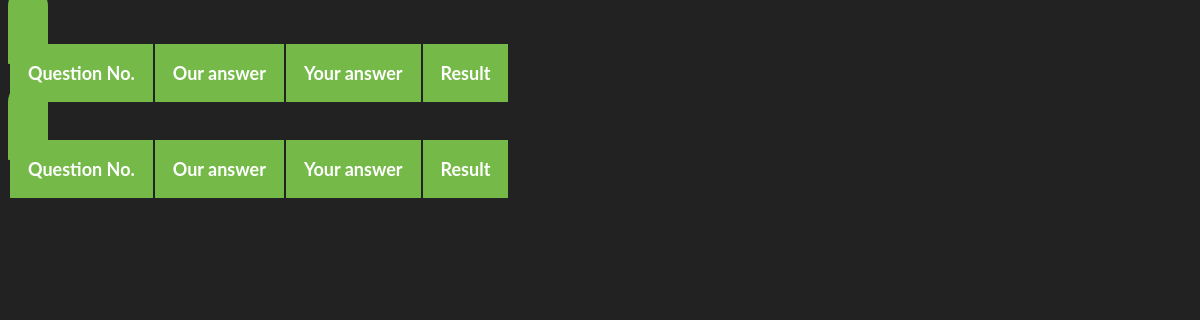
The app's page /ali/result, older data.
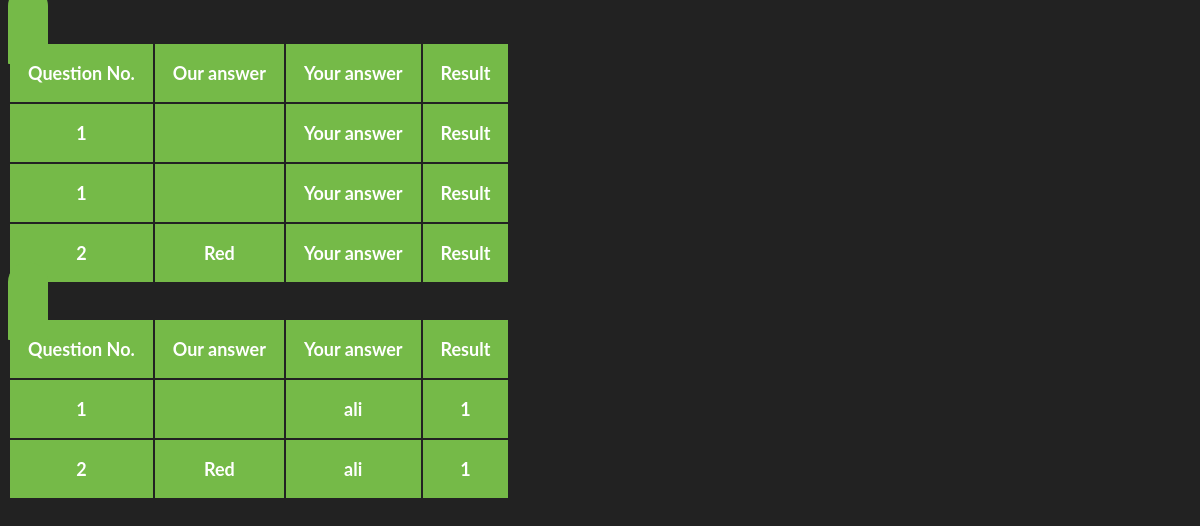
The same page, newer data.
### meandhim/models.py (models this page shows, shortened)
class response(models.Model):
	user = models.ForeignKey(user, on_delete=models.CASCADE)
	question = models.ForeignKey(question, on_delete=models.CASCADE)
	choice = models.CharField(max_length=10)

class question(models.Model):
	quest = models.CharField(max_length=200)
	choice1 = models.CharField(max_length=200)
	choice2 = models.CharField(max_length=200)
	choice3 = models.CharField(max_length=200)
	choice4 = models.CharField(max_length=200, blank=True)
	choice5 = models.CharField(max_length=200, blank=True)

class anwser(models.Model):
	user = models.ForeignKey(user, on_delete=models.CASCADE)
	question = models.ForeignKey(question, on_delete=models.CASCADE)
	choice = models.CharField(max_length=10)
	score = models.IntegerField()

class user(models.Model):
	name = models.CharField(max_length=20)
	def __str__(self):
		return self.name

### meandhim/views.py (the view)
# urls.py: url(r'^(?P<name>[-\w]+)/result$', views.result, name='result'),
def result(request, name):
	userval = user.objects.filter(name=name)[:1].get()
	rep = response.objects.filter(user=userval).all()
	ans = anwser.objects.filter(user=userval).all()
	return render(request, 'meandhim/result.html', {'rep' : rep, 'ans' : ans})

### meandhim/templates/meandhim/result.html (shortened to what this page needs)
<!DOCTYPE>
<html>
<head>
	{% load staticfiles %}
		<link rel="stylesheet" href="{% static 'meandhim/css/stylequiz.css' %}" />
</head>
<body>
<div class="container">
        <div class="row">
            <div class="col-sm-8 col-sm-offset-2">
                <div id="result-of-question" class="pulse animated" >
                    <span id="totalCorrect" class="pull-right"></span>
                    <table class="table table-hover table-responsive" >
                        <thead>
                            <tr>
                                <th>Question No.</th>
                                <th>Our answer</th>
                                <th>Your answer</th>
                                <th>Result</th>
                            </tr>
                            {% for i in rep %}
                            <tr>
                                <th> {{i.question.id}}</th>
                                <th>{{ i.choice }}</th>
                                <th>Your answer</th>
                                <th>Result</th>
                            </tr>
                            {% endfor %}
                        </thead>
                    </table>
                </div>
            </div>
        </div>
        <div class="row">
            <div class="col-sm-8 col-sm-offset-2">
                <div id="result-of-question" class="pulse animated" >
                    <span id="totalCorrect" class="pull-right"></span>
                    <table class="table table-hover table-responsive" >
                        <thead>
                            <tr>
                                <th>Question No.</th>
                                <th>Our answer</th>
                                <th>Your answer</th>
                                <th>Result</th>
                            </tr>
                            {% for i in ans %}
                            <tr>
                                <th> {{i.question.id}}</th>
                                <th>{{ i.choice }}</th>
                                <th>{{ i.user }}</th>
                                <th>{{ i.score }}</th>
                            </tr>
                            {% endfor %}
                        </thead>
                    </table>
                </div>
            </div>
        </div>
    </div>
</body>
</html>

Row changes from the older to the newer data that the page shows:
now on this page (row edited): response: question.id "1"
now on this page (row edited): response: question.id "1"
now on this page (row edited): response: question.id "2", choice "Red"
added anwser: question.id "1", user "ali", score "1"
added anwser: question.id "2", choice "Red", user "ali", score "1"
